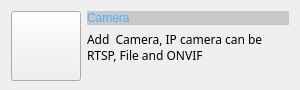
          <widget class="QWidget" name="widget_13" native="true">
           <property name="minimumSize">
            <size>
             <width>300</width>
             <height>90</height>
            </size>
           </property>
           <property name="maximumSize">
            <size>
             <width>300</width>
             <height>90</height>
            </size>
           </property>
           <property name="styleSheet">
            <string notr="true">QWidget:hover {
background-color: rgb(200, 200, 200);}
QWidget:pressed {
background-color: rgb(200, 200, 200);}</string>
           </property>
           <layout class="QHBoxLayout" name="horizontalLayout_18">
            <item>
             <widget class="QPushButton" name="pbCamera">
              <property name="minimumSize">
               <size>
                <width>70</width>
                <height>70</height>
               </size>
              </property>
              <property name="maximumSize">
               <size>
                <width>70</width>
                <height>70</height>
               </size>
              </property>
              <property name="styleSheet">
               <string notr="true">QPushButton:hover {
border:none;
color:white;
background-color: rgb(85, 170, 255);}
QPushButton:pressed {
background-color: rgb(200, 200, 200);}</string>
              </property>
              <property name="text">
               <string/>
              </property>
              <property name="icon">
               <iconset resource="vscmainwindows.qrc">
                <normaloff>:/device/resources/camera.png</normaloff>:/device/resources/camera.png</iconset>
              </property>
              <property name="iconSize">
               <size>
                <width>50</width>
                <height>50</height>
               </size>
              </property>
             </widget>
            </item>
            <item>
             <layout class="QVBoxLayout" name="verticalLayout_7">
              <item>
               <widget class="QLabel" name="lbView_10">
                <property name="styleSheet">
                 <string notr="true">font: 75 11pt &quot;微软雅黑&quot;;
color: rgb(85, 170, 255);
background-color: rgb(200, 200, 200);</string>
                </property>
                <property name="text">
                 <string>Camera</string>
                </property>
                <property name="textFormat">
                 <enum>Qt::RichText</enum>
                </property>
                <property name="wordWrap">
                 <bool>true</bool>
                </property>
               </widget>
              </item>
              <item>
               <widget class="QLabel" name="label_20">
                <property name="font">
                 <font>
                  <family>微软雅黑</family>
                 </font>
                </property>
                <property name="text">
                 <string>Add  Camera, IP camera can be RTSP, File and ONVIF</string>
                </property>
                <property name="wordWrap">
                 <bool>true</bool>
                </property>
               </widget>
              </item>
              <item>
               <spacer name="verticalSpacer_11">
                <property name="orientation">
                 <enum>Qt::Vertical</enum>
                </property>
                <property name="sizeHint" stdset="0">
                 <size>
                  <width>20</width>
                  <height>40</height>
                 </size>
                </property>
               </spacer>
              </item>
             </layout>
            </item>
           </layout>
          </widget>
